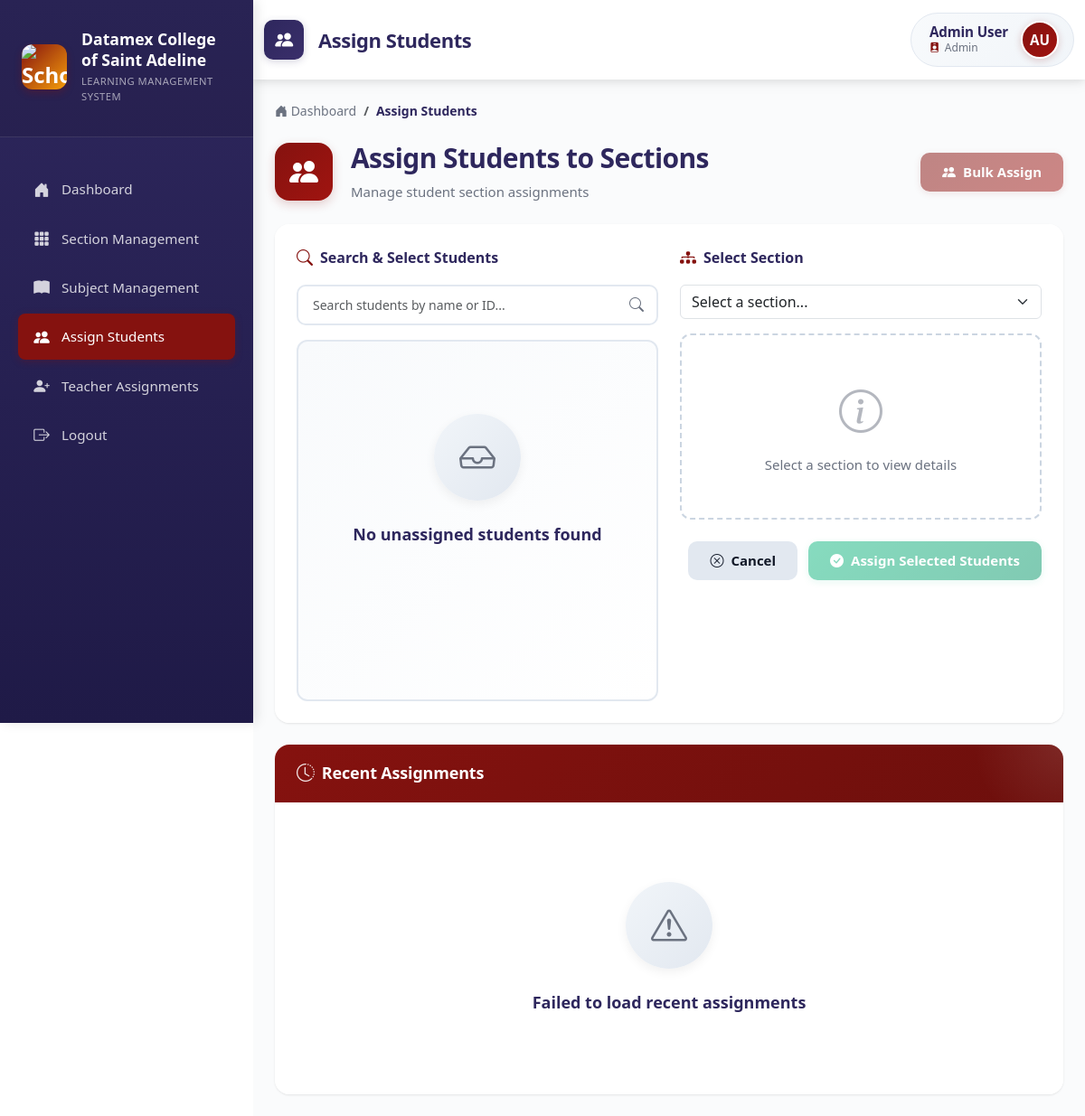
The page /index.php?page=assign_students (signed in) on the database as committed earlier.
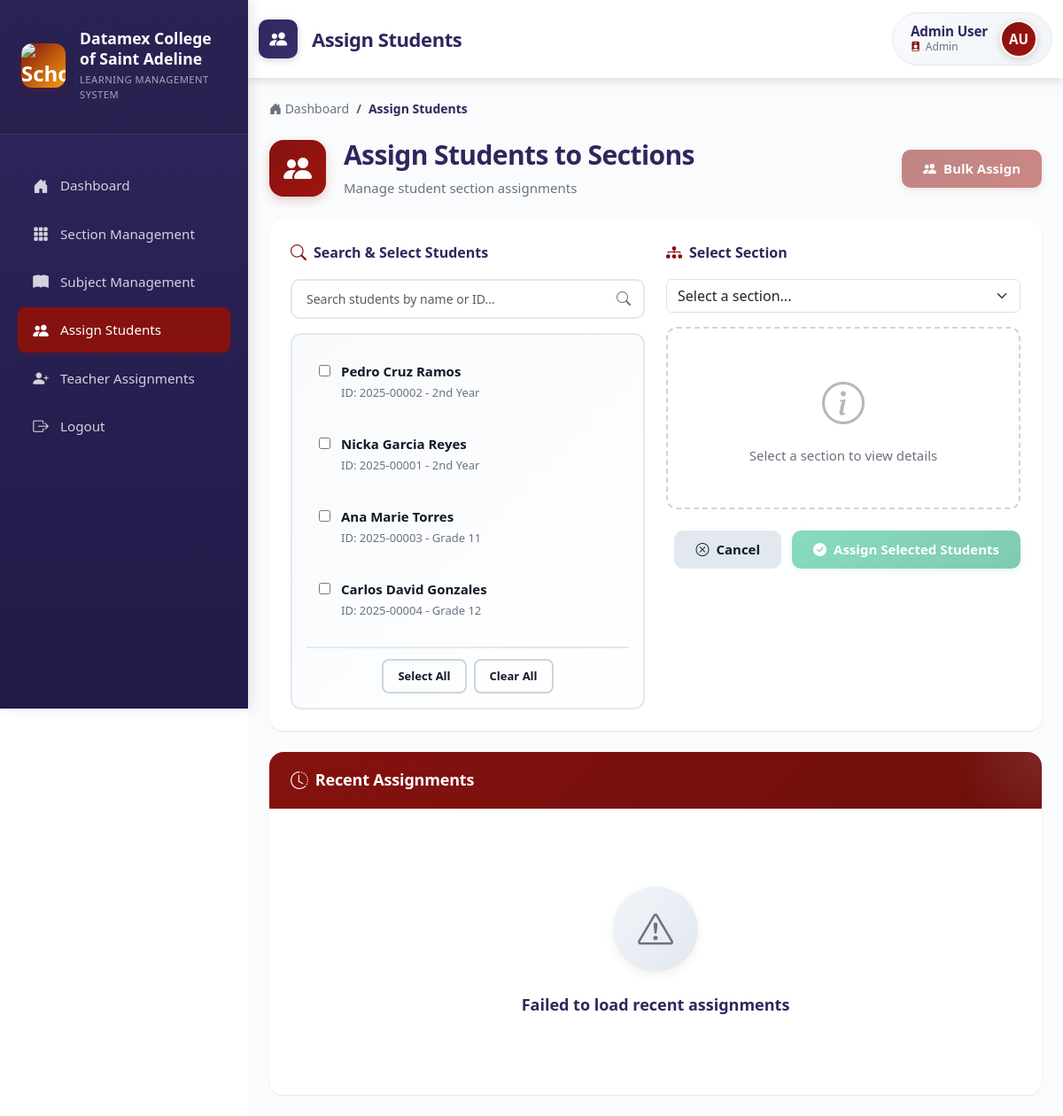
The same page on the database as committed later.
### tables this page shows
CREATE TABLE students (
    student_id INT AUTO_INCREMENT PRIMARY KEY,
    user_id INT NOT NULL,
    student_number VARCHAR(50) UNIQUE NOT NULL,
    lrn VARCHAR(12) NULL,
    section_id INT NULL,
    year_level VARCHAR(50) NOT NULL,
    education_level ENUM('senior_high', 'college') NOT NULL,
    enrollment_status ENUM('active', 'inactive', 'graduated', 'dropped') DEFAULT 'active',
    created_at TIMESTAMP DEFAULT CURRENT_TIMESTAMP,
    updated_at TIMESTAMP DEFAULT CURRENT_TIMESTAMP ON UPDATE CURRENT_TIMESTAMP,
    FOREIGN KEY (user_id) REFERENCES users(id) ON DELETE CASCADE,
    FOREIGN KEY (section_id) REFERENCES sections(section_id) ON DELETE RESTRICT
);

CREATE TABLE users(
    id INT PRIMARY KEY AUTO_INCREMENT,
    username VARCHAR(50) NOT NULL UNIQUE,
    email VARCHAR(255) UNIQUE,
    password VARCHAR(255) NOT NULL,
    role ENUM('student', 'teacher', 'registrar', 'admin', 'superadmin') NOT NULL,
    status ENUM('active', 'inactive', 'suspended', 'graduated') DEFAULT 'active',
    first_name VARCHAR(100) NOT NULL,
    middle_name VARCHAR(100) NULL,
    last_name VARCHAR(100) NOT NULL,
    created_by INT,
    created_at TIMESTAMP DEFAULT CURRENT_TIMESTAMP,
    updated_at TIMESTAMP DEFAULT CURRENT_TIMESTAMP ON UPDATE CURRENT_TIMESTAMP,
    last_login TIMESTAMP NULL,
    FOREIGN KEY (created_by) REFERENCES users(id) ON DELETE SET NULL 
);

### app/controllers/Assignstudentcontroller.php (called while the page is built, shortened)
<?php
require_once __DIR__ . '/../models/Section.php';
require_once __DIR__ . '/../models/Student.php';
class AssignStudentController
{
    private $student_model;
    public function __construct()
    {
        $this->student_model = new Student();
    }
    public function showAssignStudents()
    {
        $page = isset($_GET['p']) ? (int)$_GET['p'] : 1;
        $limit = 10;
        $offset = ($page - 1) * $limit;
        $search = $_GET['search'] ?? '';
        $students = $this->student_model->getUnassignedStudents($limit, $offset, $search);
        require __DIR__ . '/../views/admin/assign_students.php';
    }
}

### public/index.php (called while the page is built, shortened)
<?php
require_once __DIR__ . '/../app/routes.php';

### app/models/Student.php (called while the page is built, shortened)
<?php
require_once __DIR__ . '/../../config/db_connection.php';
class Student
{
    private $connection;
    public function __construct()
    {
        global $connection;
        $this->connection = $connection;
    }
    public function getUnassignedStudents($limit = null, $offset = null, $search = '')
    {
        $sql = "
            SELECT
                s.student_id,
                s.student_number,
                s.year_level,
                s.enrollment_status,
                u.first_name,
                u.middle_name,
                u.last_name,
                u.email
            FROM students s
            INNER JOIN users u ON s.user_id = u.id
            WHERE s.section_id IS NULL
            AND s.enrollment_status = 'active'
        ";
        $sql .= " ORDER BY s.year_level ASC, u.last_name ASC, u.first_name ASC";
        if ($limit !== null) {
            $sql .= " LIMIT :limit";
            if ($offset !== null) {
                $sql .= " OFFSET :offset";
            }
        }
        $stmt = $this->connection->prepare($sql);
        if ($limit !== null) {
            $stmt->bindValue(':limit', (int)$limit, PDO::PARAM_INT);
            if ($offset !== null) {
                $stmt->bindValue(':offset', (int)$offset, PDO::PARAM_INT);
            }
        }
        $stmt->execute();
        return $stmt->fetchAll();
    }
}

### app/views/admin/assign_students.php (the view, shortened to what the rows shown need)
<!DOCTYPE html>
<html lang="en">
<head>
    <link rel="stylesheet" href="bootstrap/css/bootstrap.min.css">
    <link rel="stylesheet" href="bootstrap/css/bootstrap-icons.css">
    <link rel="stylesheet" href="css/main.css">
    <link rel="stylesheet" href="css/shared/sidenav.css">
    <link rel="stylesheet" href="css/pages/assign_students.css">
</head>
<body>
    <div class="d-flex">
        <div class="main-content flex-grow-1">
            <div class="container-fluid p-4">
                <div class="page-header">
                    <div class="header-content">
                        <div class="header-text">
                            <h1 class="header-title">Assign Students to Sections</h1>
                        </div>
                    </div>
                </div>
                <div class="card assignment-card mb-4">
                    <div class="card-body">
                        <div class="row">
                            <div class="col-lg-6">
                                <div class="students-list-container" id="studentsListContainer">
                                    <?php if (empty($students)): ?>
                                        <div class="empty-state">
                                            <div class="empty-state-icon">
                                                <i class="bi bi-inbox"></i>
                                            </div>
                                            <p class="empty-state-text">No unassigned students found</p>
                                        </div>
                                    <?php else: ?>
                                        <div class="students-list" id="studentsList">
                                            <?php foreach ($students as $student): ?>
                                                <div class="student-item">
                                                    <input type="checkbox" class="student-checkbox"
                                                        value="<?= $student['student_id'] ?>"
                                                        id="student_<?= $student['student_id'] ?>">
                                                    <label for="student_<?= $student['student_id'] ?>">
                                                        <div class="student-info">
                                                            <div class="student-name">
                                                                <?= htmlspecialchars($student['first_name'] . ' ' . ($student['middle_name'] ? $student['middle_name'] . ' ' : '') . $student['last_name']) ?>
                                                            </div>
                                                            <div class="student-meta">
                                                                ID: <?= htmlspecialchars($student['student_number']) ?> -
                                                                <?= htmlspecialchars($student['year_level']) ?>
                                                            </div>
                                                        </div>
                                                    </label>
                                                </div>
                                            <?php endforeach; ?>
                                        </div>
                                    <?php endif; ?>
                                </div>
                            </div>
                        </div>
                    </div>
                </div>
            </div>
        </div>
    </div>
</body>
</html>

Rows that differ between the two databases and show on the page:
now on this page (row edited): students: user.last_name "Pedro Cruz Ramos", student_number "2025-00002", year_level "2nd Year"
now on this page (row edited): students: user.last_name "Nicka Garcia Reyes", student_number "2025-00001", year_level "2nd Year"
now on this page (row edited): students: user.last_name "Ana Marie Torres", student_number "2025-00003", year_level "Grade 11"
now on this page (row edited): students: user.last_name "Carlos David Gonzales", student_number "2025-00004", year_level "Grade 12"
Other text that changed with them:
text no longer shown: "No unassigned students found"
text now shown: "Select All Clear All"
